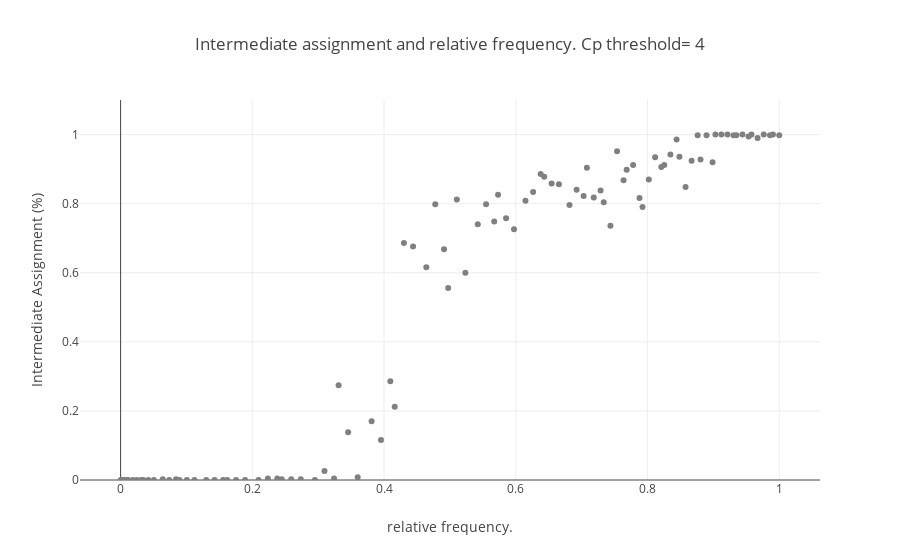

The notebook cell saved with this chart:
### Code cell
labels= [0,1,2]
Error_rate= {x:[] for x in labels if x not in references}
Global_error_rate= []
Global_intermediates= []
where= []

Pure_errors= {x:[] for x in labels if x in references}
Pure_assignment= {x:[] for x in labels if x in references}
Intermediate_rate= {x:[] for x in labels if x not in references}

for bl in Blocks[1].keys():
    label_indicies= label_indicies_bl[bl]
    
    ##everyone:
    non_outlier= [x for x in range(sum(Sizes)) if Blocks3[1][bl][x] != len(references) + 1]
    misshaps= [x for x in range(sum(Sizes)) if Blocks[1][bl][x] != Blocks3[1][bl][x] and Blocks3[1][bl][x] -1 in labels]
    intermediates= [x for x in range(sum(Sizes)) if Blocks3[1][bl][x] > len(labels)]
    
    intimicy= len(intermediates) / float(len(non_outlier))
    rate= len(misshaps) / float(len(non_outlier))
    
    Global_intermediates.append(intimicy)
    Global_error_rate.append(rate)

    
    
    origins_place= {z:[x for x in ind_to_group.keys() if ind_to_group[x][0] == z] for z in labels}
    for pop in references:
        non_outlier= [x for x in origins_place[2] if Blocks3[1][bl][x] != len(references) + 1]
        original= [x for x in non_outlier if Blocks2[1][bl][x] == pop + 1]
        
        error_by_pop= [x for x in original if Blocks3[1][bl][x] != pop + 1]
        
        if len(original) == 0:
            error_by_pop= 1
        else:
            error_by_pop= len(error_by_pop) / float(len(original))
        
        full_assignment= [x for x in non_outlier if Blocks3[1][bl][x] == pop + 1]
        full_assignment= len(full_assignment) / float(len(non_outlier))
        
        Pure_errors[pop].append(error_by_pop)
        Pure_assignment[pop].append(full_assignment)
        
    for pop in [x for x in label_indicies.keys() if x not in references]:
        
        non_outlier= [x for x in label_indicies[pop] if Blocks3[1][bl][x] != len(references) + 1]
        misshaps= [x for x in label_indicies[pop] if Blocks[1][bl][x] != Blocks3[1][bl][x] and Blocks3[1][bl][x] -1 in labels]
        intermediates= [x for x in label_indicies[pop] if Blocks3[1][bl][x] > len(labels)]
        intimicy= len(intermediates) / float(len(non_outlier))
        rate= len(misshaps) / float(len(non_outlier))
        
        Intermediate_rate[pop].append(intimicy)
        Error_rate[pop].append(rate)
        where.append(bl)


tup= '12'
Xs= []
pop1= []
labels= []

for window in sorted(Windows_union.keys()):
    Xs.extend([window] * 4)
    pop1.append(Windows_union[window][tuple((int(tup[0]),int(tup[1])))][int(tup[0])])
    pop1.append(Windows_union[window][tuple((int(tup[0]),int(tup[1])))][int(tup[1])])
    pop1.append(Windows_union[window][tuple((int(tup[0]),int(tup[1])))]['empty'])
    pop1.append(Windows_union[window][tuple((int(tup[0]),int(tup[1])))]['PU'])
    labels.extend([0,1,'leftover space','PU'])

coords= {i:[x for x in range(len(labels)) if labels[x] == i] for i in list(set(labels))}

datum= np.array([Xs,pop1]).T



freqs= {u:[[angle / len(Proportion_range) * 10,1-(angle / len(Proportion_range) * 10)][u] * Sizes[2] / \
           (sum([Sizes[u],[angle / len(Proportion_range) * 10,1-(angle / len(Proportion_range) * 10)][u] * Sizes[2]])) for angle in Proportion_range] for u in [0,1]}

freq1= [(Sizes[2] * (.5 + np.sin(angle) / 2)) / float(Sizes[2] * (.5 + np.sin(angle) / 2) + Sizes[0]) for angle in Proportion_range]
freq2= [(Sizes[2] - Sizes[2] * (.5 + np.sin(angle) / 2)) / float((Sizes[2] - Sizes[2] * (.5 + np.sin(angle) / 2)) + Sizes[1]) for angle in Proportion_range]

Combo= [freq1,freq2]
Frequency_differences= [min([Combo[u][x] for u in range(len(Combo))]) / max([Combo[u][x] for u in range(len(Combo))]) for x in range(len(Combo[0]))]
Freq_0= [Combo[0][x] / Combo[1][x] for x in range(len(Combo[0]))]


PU_threshold= .4
PU_high= [int(datum[coords['PU'],1][x] > PU_threshold) for x in range(len(datum[coords['PU'],1]))]
PU_indexes= {z:[x for x in range(len(PU_high)) if PU_high[x] == z] for z in [0,1]}


Error_threshold= .3
Error_high= [int(x > Error_threshold) for x in Global_error_rate]
Error_indexes= {z:[x for x in range(len(Error_high)) if Error_high[x] == z] for z in [0,1]}



fig_data= [go.Scatter(
#x= [(.5 + angle *  .5 / len(Proportion_range) * 10) / (.5 - angle *  .5 / len(Proportion_range) * 10)  for angle in Proportion_range],
x= [Frequency_differences[x] for x in Error_indexes[i]],
#x= [np.log(Freq_0[x])  for x in Error_indexes[i]],
#x= Freq_0,
#x= [sum([Combo[z][x] for z in range(len(Combo))]) for x in Error_indexes[i]],
#x= [np.sin(angle) / 2 + .5 for angle in Proportion_range],
#x= [angle *  .5 / len(Proportion_range) * 10 for angle in Proportion_range],
#x= [max([datum[coords[z][x],1] for z in [0,1]]) for x in range(len(Windows_union.keys()))],
#x= [datum[coords[i][x],1] for x in range(len(Windows_union.keys()))],
#x= [datum[coords['PU'],1][x] for x in Error_indexes[i]],
#x= datum[coords['PU'],1],
#x= [datum[coords[i][x],1] / datum[coords[1-i][x],1] for x in range(len(Windows_union.keys()))],
#y= [Pure_assignment[0][x] for x in Error_indexes[i]],
#y= Pure_assignment[i],
y= [Intermediate_rate[2][x] for x in Error_indexes[i]],
mode= 'markers',
name= "Error {} {}".format(['<','>'][i],Error_threshold),
marker= dict(
    color= ['grey','red'][i]
)
) for i in [0]
]


layout = go.Layout(
    title= 'Intermediate assignment and relative frequency. Cp threshold= {}'.format([Comparison_threshold,'None'][int(Comparison_threshold <= 1)]),
    yaxis=dict(
        range= [0,1.1],
        title='Intermediate Assignment (%)'),
    xaxis=dict(
        #range= [0,.5],
        title= "relative frequency.")
)

fig= go.Figure(data=fig_data, layout=layout)
iplot(fig)

### Figure 1 — Plotly figure (JSON) as saved in the notebook; plotly's stock layout.template omitted (floating-point values rounded to 4 significant figures)
{"data": [{"marker": {"color": "grey"}, "mode": "markers", "name": "Error < 0.3", "type": "scatter", "x": [1, 0.9441, 0.8896, 0.8348, 0.7781, 0.7184, 0.6544, 0.5853, 0.5105, 0.4302, 0.3455, 0.2591, 0.1753, 0.1005, 0.04217, 0.00747, 0.001278, 0.02451, 0.0738, 0.1427, 0.2236, 0.3095, 0.3954, 0.4777, 0.5549, 0.6263, 0.6923, 0.7537, 0.8115, 0.8669, 0.9214, 0.9765, 0.9671, 0.9123, 0.8577, 0.802, 0.7437, 0.6816, 0.6147, 0.5423, 0.4642, 0.3811, 0.295, 0.2094, 0.1301, 0.06395, 0.01864, 0.0002302, 0.0114, 0.0505, 0.1121, 0.1889, 0.2735, 0.3599, 0.444, 0.5235, 0.5973, 0.6655, 0.7287, 0.7878, 0.8441, 0.8988, 0.9534, 0.9904, 0.9349, 0.8805, 0.8254, 0.7683, 0.7079, 0.6432, 0.5731, 0.4973, 0.4162, 0.331, 0.2446, 0.1619, 0.08934, 0.03451, 0.004355, 0.003168, 0.03113, 0.08422, 0.1557, 0.2378, 0.3241, 0.4095, 0.4911, 0.5673, 0.6378, 0.703, 0.7637, 0.821, 0.8761, 0.9306, 0.9859, 0.9578, 0.9031, 0.8485, 0.7924, 0.7335], "y": [0.998, 1, 0.998, 0.942, 0.912, 0.818, 0.858, 0.758, 0.812, 0.686, 0.138, 0.002, 0, 0, 0, 0, 0, 0, 0, 0, 0.004, 0.026, 0.116, 0.798, 0.798, 0.834, 0.84, 0.952, 0.934, 0.924, 1, 1, 0.99, 1, 0.848, 0.87, 0.736, 0.796, 0.808, 0.74, 0.616, 0.17, 0, 0, 0, 0.002, 0, 0, 0, 0, 0, 0, 0.002, 0.008, 0.676, 0.6, 0.726, 0.856, 0.838, 0.816, 0.986, 0.92, 0.994, 1, 0.998, 0.928, 0.912, 0.898, 0.904, 0.878, 0.826, 0.556, 0.212, 0.274, 0.002, 0, 0, 0, 0, 0, 0, 0.002, 0, 0.004, 0.004, 0.286, 0.668, 0.748, 0.886, 0.822, 0.868, 0.906, 0.998, 0.998, 0.998, 1, 1, 0.936, 0.79, 0.804]}], "layout": {"title": "Intermediate assignment and relative frequency. Cp threshold= 4", "xaxis": {"title": "relative frequency."}, "yaxis": {"range": [0, 1.1], "title": "Intermediate Assignment (%)"}}}
